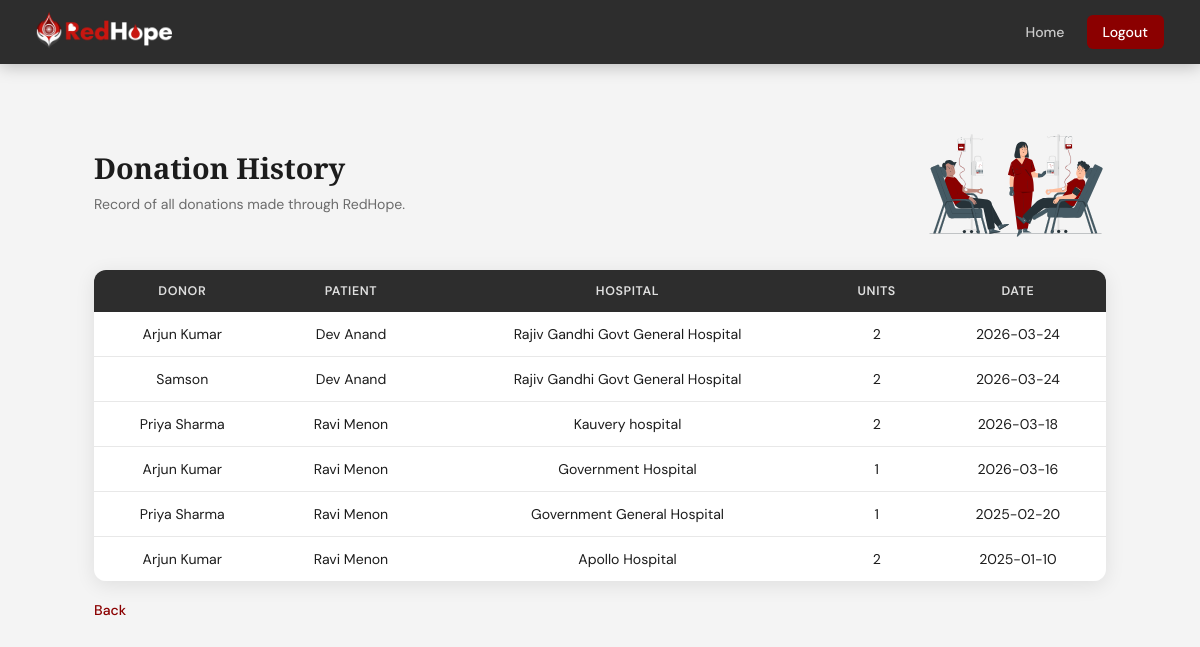
Screenshot of /donation_history (signed in) with the database file from the repository.
### tables this page shows
CREATE TABLE donation_history (
        donation_id INTEGER PRIMARY KEY AUTOINCREMENT,
        donor_id INTEGER,
        patient_id INTEGER,
        donation_date TIMESTAMP DEFAULT CURRENT_TIMESTAMP,
        hospital_name TEXT,
        units_donated INTEGER,
        FOREIGN KEY (donor_id) REFERENCES users(id),
        FOREIGN KEY (patient_id) REFERENCES users(id)
    );

CREATE TABLE users (
        id INTEGER PRIMARY KEY AUTOINCREMENT,
        full_name TEXT NOT NULL,
        email TEXT UNIQUE NOT NULL,
        password TEXT NOT NULL,
        role TEXT NOT NULL,
        phone TEXT,
        city TEXT,
        created_at TIMESTAMP DEFAULT CURRENT_TIMESTAMP
    , latitude REAL, longitude REAL);

### app.py (the view)
@app.route('/donation_history')
def donation_history():
    if 'user_id' not in session:
        return redirect('/login')
    conn = create_connection()
    cursor = conn.cursor()
    cursor.execute("""
        SELECT d.full_name, p.full_name, dh.donation_date, dh.hospital_name, dh.units_donated
        FROM donation_history dh
        JOIN users d ON dh.donor_id = d.id
        JOIN users p ON dh.patient_id = p.id
        ORDER BY dh.donation_date DESC
    """)
    rows = cursor.fetchall()
    conn.close()
    history = []
    for row in rows:
        history.append({
            'donor_name': row[0],
            'patient_name': row[1],
            'date': row[2],
            'hospital': row[3],
            'units': row[4]
        })
    return render_template('donation_history.html', history=history)

### database.py (called while the page is built)
def create_connection():
    conn = sqlite3.connect("redhope.db")
    return conn

### templates/donation_history.html
{% extends 'base.html' %}
{% block content %}
<div class="inner-page">
<div class="table-page">
    <div style="display: flex; align-items: center; justify-content: space-between; margin-bottom: 30px;">
        <div>
            <h1 style="margin-bottom: 8px;">Donation History</h1>
            <p class="page-sub" style="margin-bottom: 0;">Record of all donations made through RedHope.</p>
        </div>
        <img src="{{ url_for('static', filename='images/hero6.svg') }}" alt="History" style="height: 120px;">
    </div>
    {% if history %}
    <div class="table-wrapper">
    <table class="data-table">
        <thead>
            <tr>
                <th>Donor</th><th>Patient</th><th>Hospital</th><th>Units</th><th>Date</th>
            </tr>
        </thead>
        <tbody>
            {% for h in history %}
            <tr>
                <td>{{ h.donor_name }}</td>
                <td>{{ h.patient_name }}</td>
                <td>{{ h.hospital }}</td>
                <td>{{ h.units }}</td>
                <td>{{ h.date[:10] }}</td>
            </tr>
            {% endfor %}
        </tbody>
    </table>
    </div>
    {% else %}
    <p>No donation history found.</p>
    {% endif %}
    <a href="javascript:history.back()" class="back-link">Back</a>
</div>
</div>
{% endblock %}

### static/css/style.css (style rules this page uses)
:root { --red: #8B0000; --red-hover: #6d0000; --red-pale: #fff5f5; --dark: #1c1c1c; --charcoal: #2d2d2d; --gray: #6b6b6b; --gray-light: #f4f4f4; --border: #e8e8e8; --white: #ffffff; --shadow-sm: 0 2px 8px rgba(0, 0, 0, 0.06); --shadow: 0 4px 20px rgba(0, 0, 0, 0.09); --shadow-lg: 0 8px 40px rgba(0, 0, 0, 0.13); }
*, *::before, *::after { margin: 0; padding: 0; box-sizing: border-box; }
html, body { height: 100%; font-family: 'DM Sans', sans-serif; color: var(--dark); background: var(--white); -webkit-font-smoothing: antialiased; }
.inner-page { padding-top: 80px; min-height: 100vh; background: var(--gray-light); }
.table-page { max-width: 1060px; margin: 40px auto; padding: 0 24px 40px 24px; }
.table-page .table-wrapper { overflow-x: auto; border-radius: 12px; box-shadow: var(--shadow); }
.table-page h1 { font-family: 'Playfair Display', serif; font-size: 1.8rem; color: var(--dark); margin-bottom: 4px; }
.table-page .page-sub { color: var(--gray); font-size: 0.88rem; margin-bottom: 24px; }
.table-wrapper { border-radius: 12px; overflow: hidden; box-shadow: var(--shadow); }
.data-table { width: 100%; border-collapse: collapse; background: var(--white); min-width: 700px; table-layout: auto; }
.data-table th { background: var(--charcoal); color: rgba(255, 255, 255, 0.85); padding: 13px 16px; text-align: center; font-size: 0.78rem; font-weight: 600; text-transform: uppercase; letter-spacing: 0.6px; white-space: nowrap; }
.data-table td { padding: 13px 16px; border-bottom: 1px solid var(--border); font-size: 0.88rem; text-align: center; white-space: nowrap; color: var(--dark); }
.data-table tr:last-child td { border-bottom: none; }
.back-link { display: inline-block; margin-top: 20px; color: var(--red); font-size: 0.88rem; font-weight: 500; text-decoration: none; }

### rows the page displays
donation_history: donor_name "Arjun Kumar", patient_name "Dev Anand", hospital "Rajiv Gandhi Govt General Hospital", units "2", donation_date "2026-03-24"
donation_history: donor_name "Samson", patient_name "Dev Anand", hospital "Rajiv Gandhi Govt General Hospital", units "2", donation_date "2026-03-24"
donation_history: donor_name "Priya Sharma", patient_name "Ravi Menon", hospital "Kauvery hospital", units "2", donation_date "2026-03-18"
donation_history: donor_name "Arjun Kumar", patient_name "Ravi Menon", hospital "Government Hospital", units "1", donation_date "2026-03-16"
donation_history: donor_name "Priya Sharma", patient_name "Ravi Menon", hospital "Government General Hospital", units "1", donation_date "2025-02-20"
donation_history: donor_name "Arjun Kumar", patient_name "Ravi Menon", hospital "Apollo Hospital", units "2", donation_date "2025-01-10"
